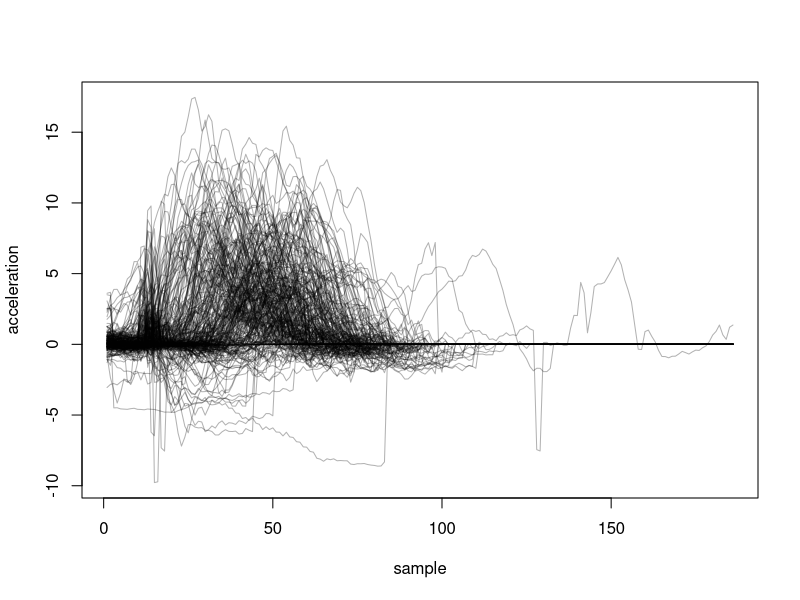
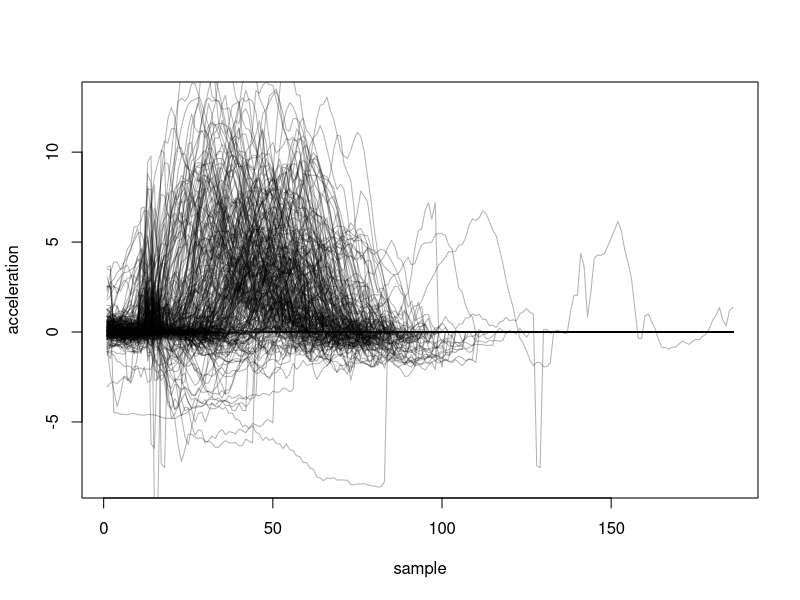
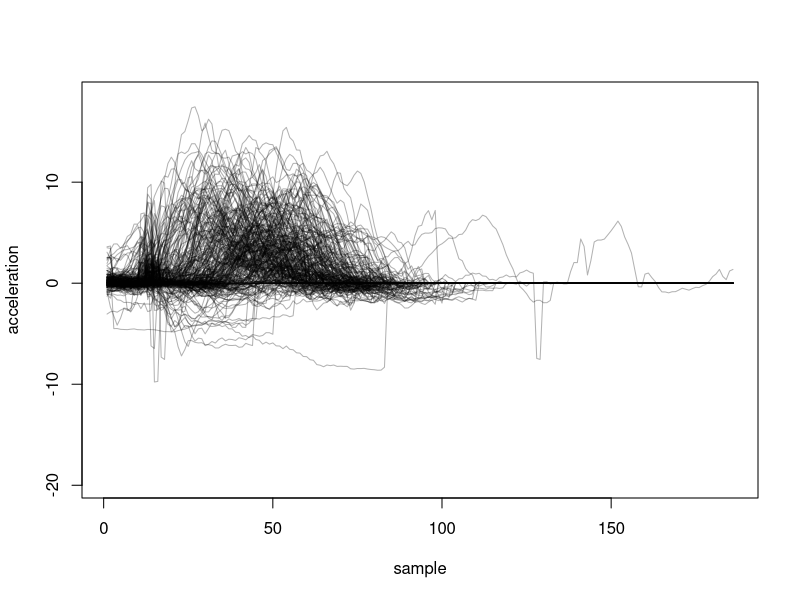

Recreate these plots in R, in order.
library(magrittr) #needed for pipes
library(dplyr) #needed for filter

#load data
x<-read.csv("../data/raw_data_wear_x.csv")
y<-read.csv("../data/raw_data_wear_y.csv") 
z<-read.csv("../data/raw_data_wear_z.csv")

#change names to something useful
naming<-seq(1:427)
naming[1:3]<-c("gesture","participant","recording") 
names(x) <-naming
names(y) <-naming
names(z) <-naming

#select gesture (and participant)
subset_x<-x %>% filter(gesture == 'left') #%>% filter(participant==0)
subset_y<-z %>% filter(gesture == 'left') #%>% filter(participant==0)
subset_z<-y %>% filter(gesture == 'left') #%>% filter(participant==0)

#drop NA collumns
subset_x <- subset_x[,colSums(is.na(subset_x))<nrow(subset_x)] 
subset_y <- subset_y[,colSums(is.na(subset_y))<nrow(subset_y)]
subset_z <- subset_z[,colSums(is.na(subset_z))<nrow(subset_z)]

#replace remaining NA with zeros
subset_x[is.na(subset_x)] <- 0
subset_y[is.na(subset_y)] <- 0
subset_z[is.na(subset_z)] <- 0

#calculate new length of rows
len_x=dim(subset_x)[2]
len_y=dim(subset_y)[2]
len_z=dim(subset_z)[2]

#convert dataframe to matrix
data_x<-data.matrix(subset_x[,4:len_x])
data_y<-data.matrix(subset_y[,4:len_x])
data_z<-data.matrix(subset_z[,4:len_x])

#utility function for plotting 
plot_axis=function(dataset){
  color<-rgb(0,0,0,alpha=0.3)
  plot(dataset[1,],type = 'l',col=color,ylim=range(min(dataset),max(dataset)),xlab = "sample",ylab = "acceleration")
  
  for (i in seq(2:dim(dataset)[1])){
    lines(data_x[i,],col=color)
  }
}


plot_axis(data_x)
plot_axis(data_y)
plot_axis(data_z)
 


